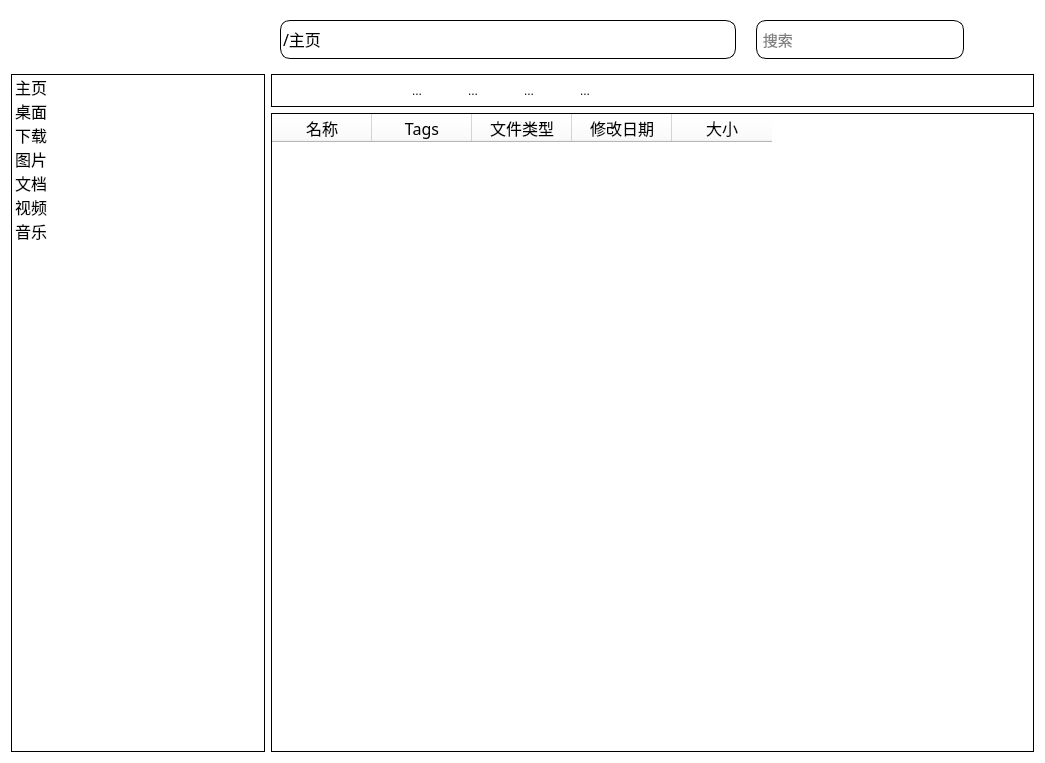
<?xml version="1.0" encoding="UTF-8"?>
<ui version="4.0">
 <class>baseWindow</class>
 <widget class="QWidget" name="baseWindow">
  <property name="geometry">
   <rect>
    <x>0</x>
    <y>0</y>
    <width>1045</width>
    <height>763</height>
   </rect>
  </property>
  <property name="windowTitle">
   <string>Form</string>
  </property>
  <property name="styleSheet">
   <string notr="true">QWidget{background-color:white;}</string>
  </property>
  <layout class="QGridLayout" name="gridLayout" rowstretch="1,12" columnstretch="3,9">
   <item row="1" column="0">
    <widget class="QListWidget" name="quick_jump">
     <property name="font">
      <font>
       <family>等线</family>
       <pointsize>12</pointsize>
      </font>
     </property>
     <property name="styleSheet">
      <string notr="true">QListWidget{border: 1px solid black;background-color: white;}</string>
     </property>
     <property name="iconSize">
      <size>
       <width>20</width>
       <height>20</height>
      </size>
     </property>
     <property name="spacing">
      <number>10</number>
     </property>
     <item>
      <property name="text">
       <string>主页</string>
      </property>
      <property name="icon">
       <iconset resource="../icon/resource.qrc">
        <normaloff>:/icon/house-door.svg</normaloff>:/icon/house-door.svg</iconset>
      </property>
     </item>
     <item>
      <property name="text">
       <string>桌面</string>
      </property>
      <property name="icon">
       <iconset resource="../icon/resource.qrc">
        <normaloff>:/icon/window-desktop.svg</normaloff>:/icon/window-desktop.svg</iconset>
      </property>
     </item>
     <item>
      <property name="text">
       <string>下载</string>
      </property>
      <property name="icon">
       <iconset resource="../icon/resource.qrc">
        <normaloff>:/icon/download.svg</normaloff>:/icon/download.svg</iconset>
      </property>
     </item>
     <item>
      <property name="text">
       <string>图片</string>
      </property>
      <property name="icon">
       <iconset resource="../icon/resource.qrc">
        <normaloff>:/icon/images.svg</normaloff>:/icon/images.svg</iconset>
      </property>
     </item>
     <item>
      <property name="text">
       <string>文档</string>
      </property>
      <property name="icon">
       <iconset resource="../icon/resource.qrc">
        <normaloff>:/icon/file-earmark-medical.svg</normaloff>:/icon/file-earmark-medical.svg</iconset>
      </property>
     </item>
     <item>
      <property name="text">
       <string>视频</string>
      </property>
      <property name="icon">
       <iconset resource="../icon/resource.qrc">
        <normaloff>:/icon/film.svg</normaloff>:/icon/film.svg</iconset>
      </property>
     </item>
     <item>
      <property name="text">
       <string>音乐</string>
      </property>
      <property name="icon">
       <iconset resource="../icon/resource.qrc">
        <normaloff>:/icon/music-note-beamed.svg</normaloff>:/icon/music-note-beamed.svg</iconset>
      </property>
     </item>
    </widget>
   </item>
   <item row="0" column="0">
    <widget class="QWidget" name="leftupbar" native="true">
     <property name="styleSheet">
      <string notr="true">QWidget{background-color:white;}</string>
     </property>
     <layout class="QHBoxLayout" name="horizontalLayout_2">
      <item>
       <widget class="QToolButton" name="left">
        <property name="sizePolicy">
         <sizepolicy hsizetype="Expanding" vsizetype="Expanding">
          <horstretch>0</horstretch>
          <verstretch>0</verstretch>
         </sizepolicy>
        </property>
        <property name="minimumSize">
         <size>
          <width>30</width>
          <height>30</height>
         </size>
        </property>
        <property name="styleSheet">
         <string notr="true">QToolButton{border-radius: 20px;border: 0px solid gray;}</string>
        </property>
        <property name="text">
         <string/>
        </property>
        <property name="icon">
         <iconset resource="../icon/resource.qrc">
          <normaloff>:/icon/arrow-left-square.svg</normaloff>:/icon/arrow-left-square.svg</iconset>
        </property>
        <property name="iconSize">
         <size>
          <width>30</width>
          <height>30</height>
         </size>
        </property>
        <property name="arrowType">
         <enum>Qt::NoArrow</enum>
        </property>
       </widget>
      </item>
      <item>
       <widget class="QToolButton" name="right">
        <property name="sizePolicy">
         <sizepolicy hsizetype="Expanding" vsizetype="Expanding">
          <horstretch>0</horstretch>
          <verstretch>0</verstretch>
         </sizepolicy>
        </property>
        <property name="minimumSize">
         <size>
          <width>30</width>
          <height>30</height>
         </size>
        </property>
        <property name="styleSheet">
         <string notr="true">QToolButton{border-radius: 20px;border: 0px solid gray;}</string>
        </property>
        <property name="text">
         <string/>
        </property>
        <property name="icon">
         <iconset resource="../icon/resource.qrc">
          <normaloff>:/icon/arrow-right-square.svg</normaloff>:/icon/arrow-right-square.svg</iconset>
        </property>
        <property name="iconSize">
         <size>
          <width>30</width>
          <height>30</height>
         </size>
        </property>
        <property name="arrowType">
         <enum>Qt::NoArrow</enum>
        </property>
       </widget>
      </item>
      <item>
       <widget class="QToolButton" name="up">
        <property name="sizePolicy">
         <sizepolicy hsizetype="Expanding" vsizetype="Expanding">
          <horstretch>0</horstretch>
          <verstretch>0</verstretch>
         </sizepolicy>
        </property>
        <property name="minimumSize">
         <size>
          <width>30</width>
          <height>30</height>
         </size>
        </property>
        <property name="styleSheet">
         <string notr="true">QToolButton{border-radius: 20px;border: 0px solid gray;}</string>
        </property>
        <property name="text">
         <string/>
        </property>
        <property name="icon">
         <iconset resource="../icon/resource.qrc">
          <normaloff>:/icon/arrow-up-square.svg</normaloff>:/icon/arrow-up-square.svg</iconset>
        </property>
        <property name="iconSize">
         <size>
          <width>30</width>
          <height>30</height>
         </size>
        </property>
        <property name="arrowType">
         <enum>Qt::NoArrow</enum>
        </property>
       </widget>
      </item>
      <item>
       <widget class="QToolButton" name="refresh">
        <property name="sizePolicy">
         <sizepolicy hsizetype="Expanding" vsizetype="Expanding">
          <horstretch>0</horstretch>
          <verstretch>0</verstretch>
         </sizepolicy>
        </property>
        <property name="minimumSize">
         <size>
          <width>30</width>
          <height>30</height>
         </size>
        </property>
        <property name="styleSheet">
         <string notr="true">QToolButton{border-radius: 20px;border: 0px solid gray;}</string>
        </property>
        <property name="text">
         <string/>
        </property>
        <property name="icon">
         <iconset resource="../icon/resource.qrc">
          <normaloff>:/icon/arrow-clockwise.svg</normaloff>:/icon/arrow-clockwise.svg</iconset>
        </property>
        <property name="iconSize">
         <size>
          <width>30</width>
          <height>30</height>
         </size>
        </property>
       </widget>
      </item>
     </layout>
    </widget>
   </item>
   <item row="0" column="1">
    <widget class="QWidget" name="header_entry" native="true">
     <property name="styleSheet">
      <string notr="true">QWidget{background-color:white;}</string>
     </property>
     <layout class="QHBoxLayout" name="horizontalLayout" stretch="11,5,1">
      <property name="spacing">
       <number>20</number>
      </property>
      <property name="topMargin">
       <number>9</number>
      </property>
      <property name="bottomMargin">
       <number>9</number>
      </property>
      <item>
       <widget class="QLineEdit" name="address">
        <property name="sizePolicy">
         <sizepolicy hsizetype="Expanding" vsizetype="Expanding">
          <horstretch>0</horstretch>
          <verstretch>0</verstretch>
         </sizepolicy>
        </property>
        <property name="minimumSize">
         <size>
          <width>130</width>
          <height>30</height>
         </size>
        </property>
        <property name="font">
         <font>
          <family>等线</family>
          <pointsize>12</pointsize>
         </font>
        </property>
        <property name="cursor">
         <cursorShape>IBeamCursor</cursorShape>
        </property>
        <property name="styleSheet">
         <string notr="true">QLineEdit{border-radius: 10px;border: 1px solid black;background-color: white;}</string>
        </property>
        <property name="text">
         <string>/主页</string>
        </property>
       </widget>
      </item>
      <item>
       <widget class="QLineEdit" name="search">
        <property name="sizePolicy">
         <sizepolicy hsizetype="Expanding" vsizetype="Expanding">
          <horstretch>0</horstretch>
          <verstretch>0</verstretch>
         </sizepolicy>
        </property>
        <property name="font">
         <font>
          <family>等线</family>
          <pointsize>11</pointsize>
         </font>
        </property>
        <property name="styleSheet">
         <string notr="true">QLineEdit{border-radius: 10px;border: 1px solid black;background-color: white;}</string>
        </property>
        <property name="placeholderText">
         <string> 搜索</string>
        </property>
       </widget>
      </item>
      <item>
       <widget class="QToolButton" name="setting">
        <property name="sizePolicy">
         <sizepolicy hsizetype="Expanding" vsizetype="Expanding">
          <horstretch>0</horstretch>
          <verstretch>0</verstretch>
         </sizepolicy>
        </property>
        <property name="minimumSize">
         <size>
          <width>20</width>
          <height>20</height>
         </size>
        </property>
        <property name="styleSheet">
         <string notr="true">QToolButton{border-radius: 20px;border: 0px solid gray;}</string>
        </property>
        <property name="text">
         <string/>
        </property>
        <property name="icon">
         <iconset resource="../icon/resource.qrc">
          <normaloff>:/icon/gear.svg</normaloff>:/icon/gear.svg</iconset>
        </property>
        <property name="iconSize">
         <size>
          <width>25</width>
          <height>25</height>
         </size>
        </property>
       </widget>
      </item>
     </layout>
    </widget>
   </item>
   <item row="1" column="1">
    <widget class="QWidget" name="mainwindow" native="true">
     <property name="styleSheet">
      <string notr="true">QWidget{background-color: white;}</string>
     </property>
     <layout class="QVBoxLayout" name="verticalLayout">
      <property name="leftMargin">
       <number>0</number>
      </property>
      <property name="topMargin">
       <number>0</number>
      </property>
      <property name="rightMargin">
       <number>0</number>
      </property>
      <property name="bottomMargin">
       <number>0</number>
      </property>
      <item>
       <widget class="QWidget" name="controlbar" native="true">
        <property name="styleSheet">
         <string notr="true">QWidget{border: 1px solid black;background-color: white;}</string>
        </property>
        <layout class="QHBoxLayout" name="horizontalLayout_3">
         <property name="leftMargin">
          <number>9</number>
         </property>
         <property name="topMargin">
          <number>1</number>
         </property>
         <property name="rightMargin">
          <number>9</number>
         </property>
         <property name="bottomMargin">
          <number>1</number>
         </property>
         <item alignment="Qt::AlignLeft">
          <widget class="QWidget" name="left_control" native="true">
           <property name="styleSheet">
            <string notr="true">QWidget{border:0px;}</string>
           </property>
           <layout class="QHBoxLayout" name="horizontalLayout_4">
            <property name="leftMargin">
             <number>0</number>
            </property>
            <property name="topMargin">
             <number>3</number>
            </property>
            <property name="rightMargin">
             <number>0</number>
            </property>
            <property name="bottomMargin">
             <number>3</number>
            </property>
            <item>
             <widget class="QToolButton" name="createNew">
              <property name="minimumSize">
               <size>
                <width>50</width>
                <height>25</height>
               </size>
              </property>
              <property name="styleSheet">
               <string notr="true">QToolButton{border-radius: 20px;border: 0px solid gray;}</string>
              </property>
              <property name="text">
               <string/>
              </property>
              <property name="icon">
               <iconset resource="../icon/resource.qrc">
                <normaloff>:/icon/plus-circle.svg</normaloff>:/icon/plus-circle.svg</iconset>
              </property>
              <property name="iconSize">
               <size>
                <width>25</width>
                <height>25</height>
               </size>
              </property>
             </widget>
            </item>
            <item>
             <widget class="QToolButton" name="cut">
              <property name="minimumSize">
               <size>
                <width>50</width>
                <height>25</height>
               </size>
              </property>
              <property name="styleSheet">
               <string notr="true">QToolButton{border-radius: 20px;border: 0px solid gray;}</string>
              </property>
              <property name="text">
               <string/>
              </property>
              <property name="icon">
               <iconset resource="../icon/resource.qrc">
                <normaloff>:/icon/scissors.svg</normaloff>:/icon/scissors.svg</iconset>
              </property>
              <property name="iconSize">
               <size>
                <width>25</width>
                <height>25</height>
               </size>
              </property>
             </widget>
            </item>
            <item>
             <widget class="QToolButton" name="copy">
              <property name="minimumSize">
               <size>
                <width>50</width>
                <height>25</height>
               </size>
              </property>
              <property name="styleSheet">
               <string notr="true">QToolButton{border-radius: 20px;border: 0px solid gray;}</string>
              </property>
              <property name="text">
               <string>...</string>
              </property>
              <property name="icon">
               <iconset resource="../icon/resource.qrc">
                <normaloff>:/icon/clipboard.svg</normaloff>:/icon/clipboard.svg</iconset>
              </property>
              <property name="iconSize">
               <size>
                <width>25</width>
                <height>25</height>
               </size>
              </property>
             </widget>
            </item>
            <item>
             <widget class="QToolButton" name="rename">
              <property name="minimumSize">
               <size>
                <width>50</width>
                <height>25</height>
               </size>
              </property>
              <property name="styleSheet">
               <string notr="true">QToolButton{border-radius: 20px;border: 0px solid gray;}</string>
              </property>
              <property name="text">
               <string>...</string>
              </property>
              <property name="icon">
               <iconset resource="../icon/resource.qrc">
                <normaloff>:/icon/input-cursor.svg</normaloff>:/icon/input-cursor.svg</iconset>
              </property>
              <property name="iconSize">
               <size>
                <width>25</width>
                <height>25</height>
               </size>
              </property>
             </widget>
            </item>
            <item>
             <widget class="QToolButton" name="remove">
              <property name="minimumSize">
               <size>
                <width>50</width>
                <height>25</height>
               </size>
              </property>
              <property name="styleSheet">
               <string notr="true">QToolButton{border-radius: 20px;border: 0px solid gray;}</string>
              </property>
              <property name="text">
               <string>...</string>
              </property>
              <property name="icon">
               <iconset resource="../icon/resource.qrc">
                <normaloff>:/icon/trash3.svg</normaloff>:/icon/trash3.svg</iconset>
              </property>
              <property name="iconSize">
               <size>
                <width>25</width>
                <height>25</height>
               </size>
              </property>
             </widget>
            </item>
            <item>
             <widget class="QToolButton" name="info">
              <property name="minimumSize">
               <size>
                <width>50</width>
                <height>25</height>
               </size>
              </property>
              <property name="styleSheet">
               <string notr="true">QToolButton{border-radius: 20px;border: 0px solid gray;}</string>
              </property>
              <property name="text">
               <string>...</string>
              </property>
              <property name="icon">
               <iconset resource="../icon/resource.qrc">
                <normaloff>:/icon/info-circle.svg</normaloff>:/icon/info-circle.svg</iconset>
              </property>
              <property name="iconSize">
               <size>
                <width>25</width>
                <height>25</height>
               </size>
              </property>
             </widget>
            </item>
           </layout>
          </widget>
         </item>
        </layout>
       </widget>
      </item>
      <item>
       <widget class="QTableWidget" name="main_widget">
        <property name="font">
         <font>
          <pointsize>12</pointsize>
         </font>
        </property>
        <property name="styleSheet">
         <string notr="true">QTableWidget{border: 1px solid black;background-color: white;}</string>
        </property>
        <column>
         <property name="text">
          <string>名称</string>
         </property>
         <property name="font">
          <font>
           <family>等线</family>
           <pointsize>12</pointsize>
          </font>
         </property>
         <property name="textAlignment">
          <set>AlignCenter</set>
         </property>
        </column>
        <column>
         <property name="text">
          <string>Tags</string>
         </property>
         <property name="font">
          <font>
           <family>等线</family>
           <pointsize>12</pointsize>
          </font>
         </property>
         <property name="textAlignment">
          <set>AlignCenter</set>
         </property>
        </column>
        <column>
         <property name="text">
          <string>文件类型</string>
         </property>
         <property name="font">
          <font>
           <family>等线</family>
           <pointsize>12</pointsize>
          </font>
         </property>
         <property name="textAlignment">
          <set>AlignCenter</set>
         </property>
        </column>
        <column>
         <property name="text">
          <string>修改日期</string>
         </property>
         <property name="font">
          <font>
           <family>等线</family>
           <pointsize>12</pointsize>
          </font>
         </property>
         <property name="textAlignment">
          <set>AlignCenter</set>
         </property>
        </column>
        <column>
         <property name="text">
          <string>大小</string>
         </property>
         <property name="font">
          <font>
           <family>等线</family>
           <pointsize>12</pointsize>
          </font>
         </property>
         <property name="textAlignment">
          <set>AlignCenter</set>
         </property>
        </column>
       </widget>
      </item>
     </layout>
    </widget>
   </item>
  </layout>
 </widget>
 <resources>
  <include location="../icon/resource.qrc"/>
  <include location="../icon/resource.qrc"/>
 </resources>
 <connections/>
</ui>
